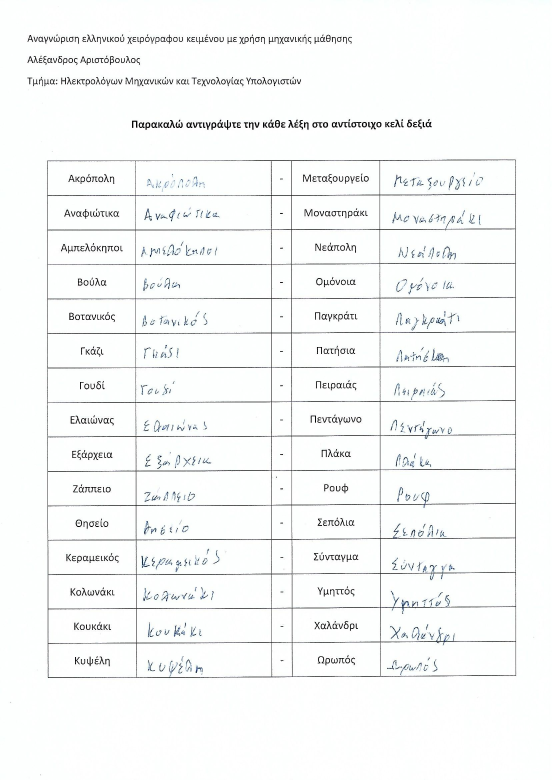
#> input picture Dataset/Scans/Scan_0001.jpg, 1654 x 2338 px (shown at 1/3 size); its folder holds only this picture in this run
$ jupyter execute --allow-errors create_dataset.ipynb
#> lines starting #> are read from the running program, lines starting #| are printed output that depends on the picture
[cell 1]
import os
scan_dir = 'Dataset/Scans/'
res_dir = 'Dataset/Cropped_Images/'
paths = []
vocabulary = [
    [
        "Ακρόπολη", "Αναφιώτικα", "Αμπελόκηποι", "Βούλα", "Βοτανικός",
        "Γκάζι", "Γουδί", "Ελαιώνας", "Εξάρχεια", "Ζάππειο",
        "Θησείο", "Κεραμεικός", "Κολωνάκι", "Κουκάκι", "Κυψέλη"
    ],
    [
        "Μεταξουργείο", "Μοναστηράκι", "Νεάπολη", "Ομόνοια", "Παγκράτι",
        "Πατήσια", "Πειραιάς", "Πεντάγωνο", "Πλάκα", "Ρουφ",
        "Σεπόλια", "Σύνταγμα", "Υμηττός", "Χαλάνδρι", "Ωρωπός"
    ]
]

[cell 2]
def crop_image(filename):

#> called with filename = 'Scan_0001.jpg'
    from PIL import Image
    import os

    res_dir = 'Dataset/Cropped_Images/'
    file = 'Dataset/Scans/'+ filename

    vocabulary = [
        [
            "Ακρόπολη", "Αναφιώτικα", "Αμπελόκηποι", "Βούλα", "Βοτανικός",
            "Γκάζι", "Γουδί", "Ελαιώνας", "Εξάρχεια", "Ζάππειο",
            "Θησείο", "Κεραμεικός", "Κολωνάκι", "Κουκάκι", "Κυψέλη"
        ],
        [
            "Μεταξουργείο", "Μοναστηράκι", "Νεάπολη", "Ομόνοια", "Παγκράτι",
            "Πατήσια", "Πειραιάς", "Πεντάγωνο", "Πλάκα", "Ρουφ",
            "Σεπόλια", "Σύνταγμα", "Υμηττός", "Χαλάνδρι", "Ωρωπός"
        ]

    ]

    # starting coordinates
    x = 410
    y = 485
    image_width = 400
    image_height = 102
    edge_offset = 10

    with Image.open(file) as img:
#> img is the input picture: PIL image 1654x2338 RGB; mean R, G, B 245.8, 247.4, 246.9
        img.load()
        for i in range (2):

            for j in range (15):
                cropped_img = img.crop(
                        (x+ edge_offset, y + edge_offset, x + image_width - edge_offset, y + image_height - edge_offset/4)
                    )
                y += image_height + 1

                if not os.path.exists(res_dir + vocabulary[i][j]):
                    os.makedirs(res_dir + vocabulary[i][j])

                paths.append(res_dir + vocabulary[i][j] + '/' + vocabulary[i][j] + '_' + filename)
                cropped_img.save(paths[len(paths)-1])

            x = 410 + image_width + 330
            y = 485
#> this loop made 2 passes
#> pass 1, in crop_image, `cropped_img.save(paths[len(paths)-1])`:
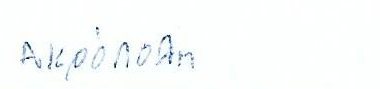
#> saved as Ακρόπολη_Scan_0001.jpg: PIL image 380x89 RGB; mean R, G, B 249, 251.9, 251.5
#> pass 1, in crop_image, `cropped_img.save(paths[len(paths)-1])`:
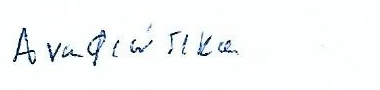
#> saved as Αναφιώτικα_Scan_0001.jpg: PIL image 380x90 RGB; mean R, G, B 246.2, 249, 248.8
#> pass 1, in crop_image, `cropped_img.save(paths[len(paths)-1])`:
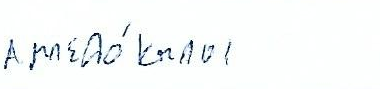
#> saved as Αμπελόκηποι_Scan_0001.jpg: PIL image 380x89 RGB; mean R, G, B 245.6, 248.5, 248.2
#> pass 1, in crop_image, `cropped_img.save(paths[len(paths)-1])`:
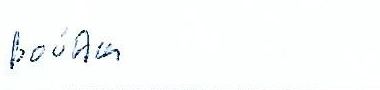
#> saved as Βούλα_Scan_0001.jpg: PIL image 380x90 RGB; mean R, G, B 249.2, 251.6, 251.1
#> after the loop:
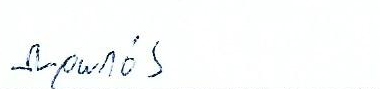
#> cropped_img: PIL image 380x89 RGB; mean R, G, B 248.7, 250.7, 250.4
#> after the loop, paths = 30 items

[cell 3]
for filename in os.listdir(scan_dir):
    crop_image(filename)

[cell 4]
def split_dataset(paths):
    split_idx = int(0.7 * len(paths))
#> split_idx = 21
    train_paths = paths[:split_idx]
#> train_paths = 21 items
    test_paths = paths[split_idx:]
#> test_paths = 9 items

    val_split_idx = int(0.5 * len(test_paths))
#> val_split_idx = 4
    validation_paths = test_paths[:val_split_idx]
#> validation_paths = 4 items
    test_paths = test_paths[val_split_idx:]
#> test_paths = 5 items

    assert len(paths) == len(train_paths) + len(validation_paths) + len(test_paths)

    return train_paths, test_paths, validation_paths

[cell 5]
def get_labels(paths):
    labels = []

    for (i, path) in enumerate(paths):
        label = path.split(res_dir)[1]
        label = label.split("/")[0]

        labels.append(label)

    return labels

[cell 6]
import numpy as np

# shuffle the paths
np.random.shuffle(paths)

train_paths, test_paths, validation_paths = split_dataset(paths)
#> train_paths = 21 items; test_paths = 5 items; validation_paths = 4 items
train_labels = get_labels(train_paths)
#> the loop in get_labels, `for (i, path) in enumerate(paths):` made 21 passes
#> label on passes 1 to 12: 'Αμπελόκηποι', 'Χαλάνδρι', 'Κουκάκι', 'Θησείο', 'Σύνταγμα', 'Ρουφ', 'Υμηττός', 'Κεραμεικός', 'Νεάπολη', 'Πεντάγωνο', 'Γκάζι', 'Μοναστηράκι'
#> after the loop in get_labels, `for (i, path) in enumerate(paths):`: labels = ['Αμπελόκηποι', 'Χαλάνδρι', 'Κουκάκι', 'Θησείο', 'Σύνταγμα', 'Ρουφ', 'Υμηττός', 'Κεραμεικός', 'Νεάπολη', 'Πεντάγωνο', 'Γκάζι', 'Μοναστηράκι', 'Εξάρχεια', 'Κυψέλη', 'Πλάκα', 'Πατήσια', 'Αναφιώτικα', 'Ωρωπός', 'Γουδί', 'Βοτανικός', 'Ομόνοια']
#> train_labels has the same summary as labels in get_labels
print(train_labels)
#> (printed output is left out)
test_labels = get_labels(test_paths)
#> the loop in get_labels (call 2), `for (i, path) in enumerate(paths):` made 5 passes
#> test_labels = ['Βούλα', 'Ακρόπολη', 'Πειραιάς', 'Μεταξουργείο', 'Κολωνάκι']
validation_labels = get_labels(validation_paths)
#> validation_labels = ['Παγκράτι', 'Ζάππειο', 'Ελαιώνας', 'Σεπόλια']
print(len(train_paths))
#| 21
print(len(test_paths))
#| 5
print(len(validation_paths))
#| 4

[cell 7]
# save the data up to now
# labels
labels_and_paths_location = 'labels_and_paths/'
if not os.path.exists(labels_and_paths_location):
    os.makedirs(labels_and_paths_location)
np.save(labels_and_paths_location + 'train_labels.npy', train_labels)
np.save(labels_and_paths_location + 'validation_labels.npy', validation_labels)
np.save(labels_and_paths_location + 'test_labels.npy', test_labels)
# paths
np.save(labels_and_paths_location + 'train_paths.npy', train_paths)
np.save(labels_and_paths_location + 'validation_paths.npy', validation_paths)
np.save(labels_and_paths_location + 'test_paths.npy', test_paths)

model_dictionary = np.unique(vocabulary)
np.save(labels_and_paths_location + 'model_dictionary.npy', model_dictionary)

[cell 8]
IMAGE_WIDTH = 200
IMAGE_HEIGHT = 200

import cv2
import numpy as np

# resize the image without distorting it
def resize_image(img, size=(IMAGE_WIDTH, IMAGE_HEIGHT)):
    h, w = img.shape[:2]
    c = img.shape[2] if len(img.shape)>2 else 1
    if h == w:
        return cv2.resize(img, size, cv2.INTER_AREA)
    dif = h if h > w else w
    interpolation = cv2.INTER_AREA if dif > (size[0]+size[1])//2 else cv2.INTER_CUBIC
    x_pos = (dif - w)//2
    y_pos = (dif - h)//2
    if len(img.shape) == 2:
        mask = np.ones((dif, dif), dtype=img.dtype)
        mask = cv2.bitwise_not(mask)               # Added mask inversion here
        mask[y_pos:y_pos+h, x_pos:x_pos+w] = img[:h, :w]
    else:
        mask = np.ones((dif, dif, c), dtype=img.dtype)
        mask = cv2.bitwise_not(mask)               # Added mask inversion here
        mask[y_pos:y_pos+h, x_pos:x_pos+w, :] = img[:h, :w, :]
    return cv2.resize(mask, size, interpolation)

[cell 9]
import tensorflow as tf
import matplotlib.pyplot as plt
labels_and_paths_location = 'labels_and_paths/'

train_img_paths = np.load(labels_and_paths_location + 'train_paths.npy')
# difference between original and resized pictures
img_array = plt.imread(train_img_paths[10])
img_array = img_array[...,::-1]
img_array = cv2.cvtColor(img_array, cv2.COLOR_BGR2GRAY) # change to gray
#> img_array: shape (90, 380)
print(train_labels[10])
#| Γκάζι
plt.imshow(img_array, cmap='gray')  # graph it
plt.show()
img_array = resize_image(img_array)
#> in resize_image, `mask[y_pos:y_pos+h, x_pos:x_pos+w] = img[:h, :w]`:
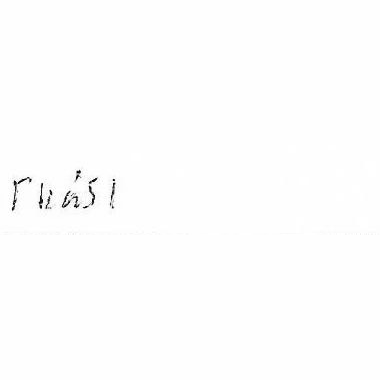
#> mask: shape (380, 380); min 1, max 255, mean 253.2
plt.imshow(img_array, cmap='gray')  # graph it
plt.show()

[cell 10]
import tensorflow as tf
import matplotlib.pyplot as plt
import cv2

gamma = 2

def create_dataset(img_paths, labels):
    dataset = []
    lookUpTable = np.empty((1,256), np.uint8)

    for i in range(256):
        lookUpTable[0,i] = np.clip(pow(i / 255.0, gamma) * 255.0, 0, 255)

    for index, path in enumerate(img_paths):
        # convert to array (cv2 can't read jpg so we have to first reaed it with matplolib)
        img_array = plt.imread(path)
#> img_array: shape (89, 380, 3)
        img_array = img_array[...,::-1] #change colors to match cv2
        img_array = cv2.cvtColor(img_array, cv2.COLOR_BGR2GRAY) # change to gray
#> img_array: shape (89, 380)
        img_array = cv2.LUT(img_array, lookUpTable)
        img_array = resize_image(img_array)
        # find the first occurence of the word in the uniquel labels list
        unique_label_index = np.where(model_dictionary == labels[index])[0][0]
        # normalise the colours of the image
        img_array = tf.keras.utils.normalize(img_array, axis=1)
        dataset.append([img_array, unique_label_index])

    return dataset

[cell 11]
# save tha data into numpy objects to save time
def save_datasets(img_paths, labels, save_name):
    dataset = create_dataset(img_paths, labels)
    X = []
    y = []

    for features, label in dataset:
        X.append(features)
        y.append(label)

    # keras need the features to be the correct shape
    X = np.array(X).reshape(-1, IMAGE_WIDTH, IMAGE_HEIGHT, 1)
    file_name = save_name + '.npy'

    if not os.path.exists('my_dataset'):
        os.makedirs('my_dataset')

    np.save('my_dataset/X_'+ file_name, X)
    np.save('my_dataset/y_'+ file_name, y)

[cell 12]
# Start from here if you want to have the same dataset as me
# read the data
# labels
labels_and_paths_location = 'labels_and_paths/'
train_labels = np.load(labels_and_paths_location + 'train_labels.npy')
validation_labels = np.load(labels_and_paths_location + 'validation_labels.npy')
test_labels = np.load(labels_and_paths_location + 'test_labels.npy')
# paths
train_img_paths = np.load(labels_and_paths_location + 'train_paths.npy')
validation_img_paths = np.load(labels_and_paths_location + 'validation_paths.npy')
test_img_paths = np.load(labels_and_paths_location + 'test_paths.npy')

model_dictionary = np.load(labels_and_paths_location + 'model_dictionary.npy')

[cell 13]
save_datasets(train_img_paths, train_labels, 'train')
#> (the call stopped at in create_dataset, `img_array = tf.keras.utils.normalize(img_array, axis=1)`: tensorflow is not available in this run)
save_datasets(test_img_paths, test_labels, 'test')
#> in create_dataset (call 2), `img_array = cv2.LUT(img_array, lookUpTable)`:
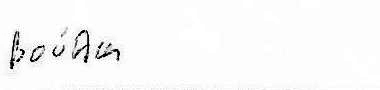
#> img_array: shape (90, 380); min 0, max 255, mean 248
#> (the call stopped at in create_dataset, `img_array = tf.keras.utils.normalize(img_array, axis=1)`: tensorflow is not available in this run)
save_datasets(validation_img_paths, validation_labels, 'validate')
#> in create_dataset (call 3), `img_array = plt.imread(path)`:
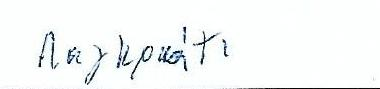
#> img_array: shape (89, 380, 3); mean R, G, B 244.3, 247.1, 246.8
#> in create_dataset (call 3), `img_array = cv2.LUT(img_array, lookUpTable)`:
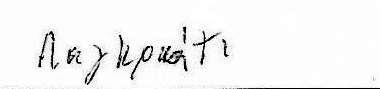
#> img_array: shape (89, 380); min 0, max 255, mean 242.2
#> call 4 of resize_image, with size = (200, 200)
#> in resize_image (call 4), `mask[y_pos:y_pos+h, x_pos:x_pos+w] = img[:h, :w]`:
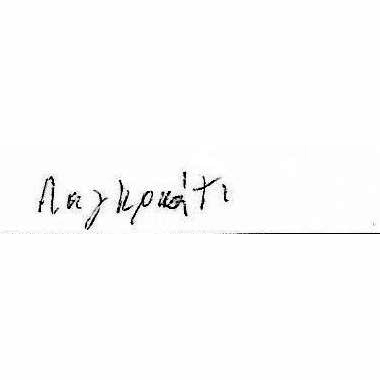
#> mask: shape (380, 380); min 0, max 255, mean 251.2
#> (the call stopped at in create_dataset, `img_array = tf.keras.utils.normalize(img_array, axis=1)`: tensorflow is not available in this run)

$ run again, on Dataset/Scans/Scan_0005.jpg
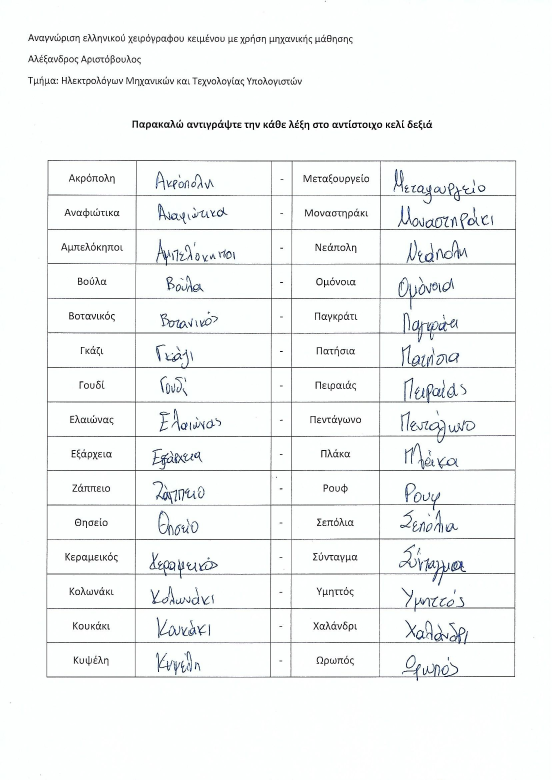
#> input picture Dataset/Scans/Scan_0005.jpg, 1654 x 2338 px (shown at 1/3 size)
#> in crop_image, img is the input picture: PIL image 1654x2338 RGB; mean R, G, B 243.8, 245.9, 245.4
#> after the loop in crop_image, `for i in range (2):`:
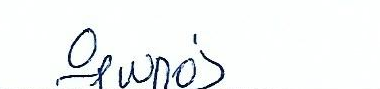
#> cropped_img: PIL image 380x89 RGB; mean R, G, B 242.7, 245.5, 245.4
#> after the loop in crop_image, `for i in range (2):`: paths = 30 items
#> split_idx = 21
#> in split_dataset, `train_paths = paths[:split_idx]`: train_paths = 21 items
#> in split_dataset, `test_paths = paths[split_idx:]`: test_paths = 9 items
#> val_split_idx = 4
#> in split_dataset, `validation_paths = test_paths[:val_split_idx]`: validation_paths = 4 items
#> in split_dataset, `test_paths = test_paths[val_split_idx:]`: test_paths = 5 items
#> `train_paths, test_paths, validation_paths = split_dataset(paths)`: train_paths = 21 items; test_paths = 5 items; validation_paths = 4 items
#> the loop in get_labels, `for (i, path) in enumerate(paths):` made 21 passes
#> label on passes 1 to 8: 'Αμπελόκηποι', 'Χαλάνδρι', 'Κουκάκι', 'Θησείο', 'Σύνταγμα', 'Ρουφ', 'Υμηττός', 'Κεραμεικός'
#> after the loop in get_labels, `for (i, path) in enumerate(paths):`: labels = ['Αμπελόκηποι', 'Χαλάνδρι', 'Κουκάκι', 'Θησείο', 'Σύνταγμα', 'Ρουφ', 'Υμηττός', 'Κεραμεικός', 'Νεάπολη', 'Πεντάγωνο', 'Γκάζι', 'Μοναστηράκι', 'Εξάρχεια', 'Κυψέλη', 'Πλάκα', 'Πατήσια', 'Αναφιώτικα', 'Ωρωπός', 'Γουδί', 'Βοτανικός', 'Ομόνοια']
#> train_labels has the same summary as labels in get_labels
#> (printed output is left out)
#> the loop in get_labels (call 2), `for (i, path) in enumerate(paths):` made 5 passes
#> test_labels = ['Βούλα', 'Ακρόπολη', 'Πειραιάς', 'Μεταξουργείο', 'Κολωνάκι']
#> validation_labels = ['Παγκράτι', 'Ζάππειο', 'Ελαιώνας', 'Σεπόλια']
#| 21
#| 5
#| 4
#| Γκάζι
#> in resize_image (call 4), `mask[y_pos:y_pos+h, x_pos:x_pos+w] = img[:h, :w]`:
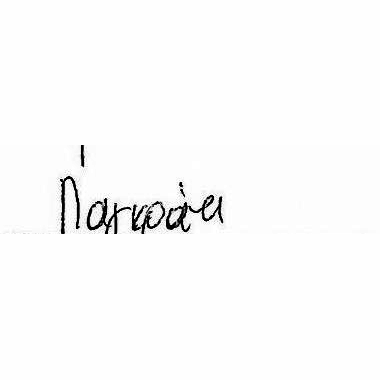
#> mask: shape (380, 380); min 0, max 255, mean 250.3

$ run again, on Dataset/Scans/Scan_0006.jpg
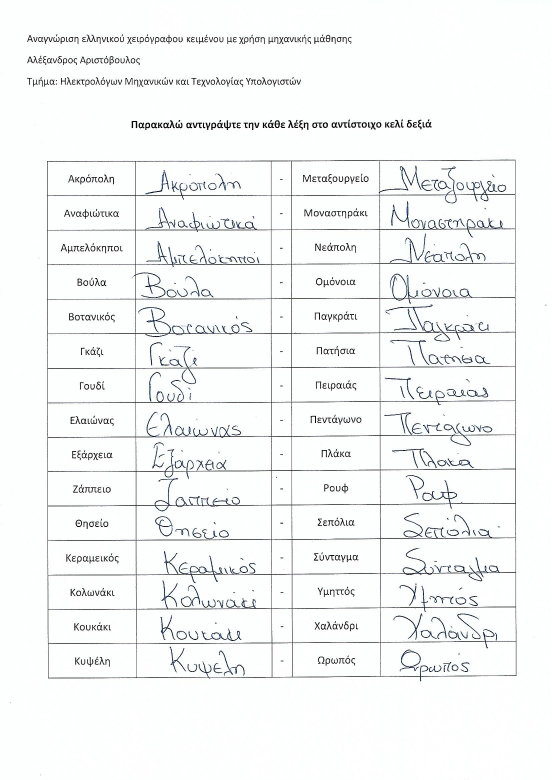
#> input picture Dataset/Scans/Scan_0006.jpg, 1654 x 2338 px (shown at 1/3 size)
#> in crop_image, img is the input picture: PIL image 1654x2338 RGB; mean R, G, B 243.6, 245.4, 244.9
#> after the loop in crop_image, `for i in range (2):`: paths = 30 items
#> split_idx = 21
#> in split_dataset, `train_paths = paths[:split_idx]`: train_paths = 21 items
#> in split_dataset, `test_paths = paths[split_idx:]`: test_paths = 9 items
#> val_split_idx = 4
#> in split_dataset, `validation_paths = test_paths[:val_split_idx]`: validation_paths = 4 items
#> in split_dataset, `test_paths = test_paths[val_split_idx:]`: test_paths = 5 items
#> `train_paths, test_paths, validation_paths = split_dataset(paths)`: train_paths = 21 items; test_paths = 5 items; validation_paths = 4 items
#> the loop in get_labels, `for (i, path) in enumerate(paths):` made 21 passes
#> label on passes 1 to 8: 'Αμπελόκηποι', 'Χαλάνδρι', 'Κουκάκι', 'Θησείο', 'Σύνταγμα', 'Ρουφ', 'Υμηττός', 'Κεραμεικός'
#> after the loop in get_labels, `for (i, path) in enumerate(paths):`: labels = ['Αμπελόκηποι', 'Χαλάνδρι', 'Κουκάκι', 'Θησείο', 'Σύνταγμα', 'Ρουφ', 'Υμηττός', 'Κεραμεικός', 'Νεάπολη', 'Πεντάγωνο', 'Γκάζι', 'Μοναστηράκι', 'Εξάρχεια', 'Κυψέλη', 'Πλάκα', 'Πατήσια', 'Αναφιώτικα', 'Ωρωπός', 'Γουδί', 'Βοτανικός', 'Ομόνοια']
#> train_labels has the same summary as labels in get_labels
#> (printed output is left out)
#> the loop in get_labels (call 2), `for (i, path) in enumerate(paths):` made 5 passes
#> test_labels = ['Βούλα', 'Ακρόπολη', 'Πειραιάς', 'Μεταξουργείο', 'Κολωνάκι']
#> validation_labels = ['Παγκράτι', 'Ζάππειο', 'Ελαιώνας', 'Σεπόλια']
#| 21
#| 5
#| 4
#| Γκάζι
#> in resize_image (call 4), `mask[y_pos:y_pos+h, x_pos:x_pos+w] = img[:h, :w]`:
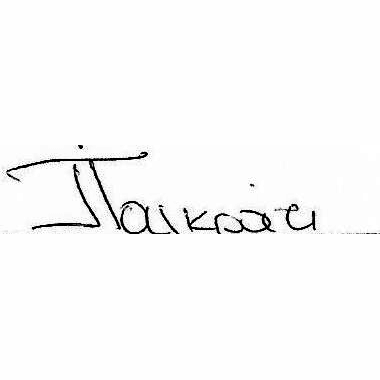
#> mask: shape (380, 380); min 0, max 255, mean 249.4
